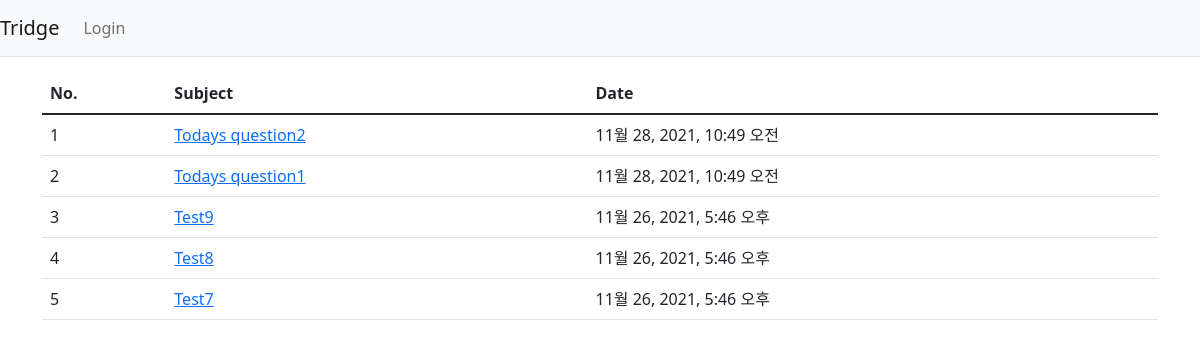
Screenshot of /polls/ with the database file from the repository.
### polls/models.py (models this page shows, shortened)
class Question(models.Model):
    question_text = models.CharField(max_length=200)
    pub_date = models.DateTimeField("date published")

### polls/views/base_views.py (the view)
# urls.py: path('', base_views.IndexView.as_view(), name='index'),
class IndexView(generic.ListView):
    template_name = 'polls/index.html'
    context_object_name = 'latest_question_list'
    def get_queryset(self):
        return Question.objects.filter(
            pub_date__lte=timezone.now()
        ).order_by('-pub_date')[:5]

### templates/polls/index.html (shortened to what this page needs)
{% extends 'base.html' %}
{% block content %}
<div class="container my-3">
    <table class="table">
        <thead>
        <tr class="thead-dart">
            <th>No.</th>
            <th>Subject</th>
            <th>Date</th>
        </tr>
        </thead>
        <tbody>
        {% if latest_question_list %}
            {% for question in latest_question_list %}
            <tr>
                <td>{{ forloop.counter }}</td>
                <td>
                    <a href="{% url 'polls:detail' question.id %}">
                        {{ question.question_text }}
                    </a>
                </td>
                <td>{{ question.pub_date }}</td>
            </tr>
            {% endfor %}
        {% else %}
            <tr>
                <td colspan="3">No polls are available.</td>
            </tr>
        {% endif %}
        </tbody>
    </table>
</div>
{% endblock %}

### rows the page displays
Question: question_text "Todays question2", pub_date "11월 28, 2021, 10:49 오전"
Question: question_text "Todays question1", pub_date "11월 28, 2021, 10:49 오전"
Question: question_text "Test9", pub_date "11월 26, 2021, 5:46 오후"
Question: question_text "Test8", pub_date "11월 26, 2021, 5:46 오후"
Question: question_text "Test7", pub_date "11월 26, 2021, 5:46 오후"
